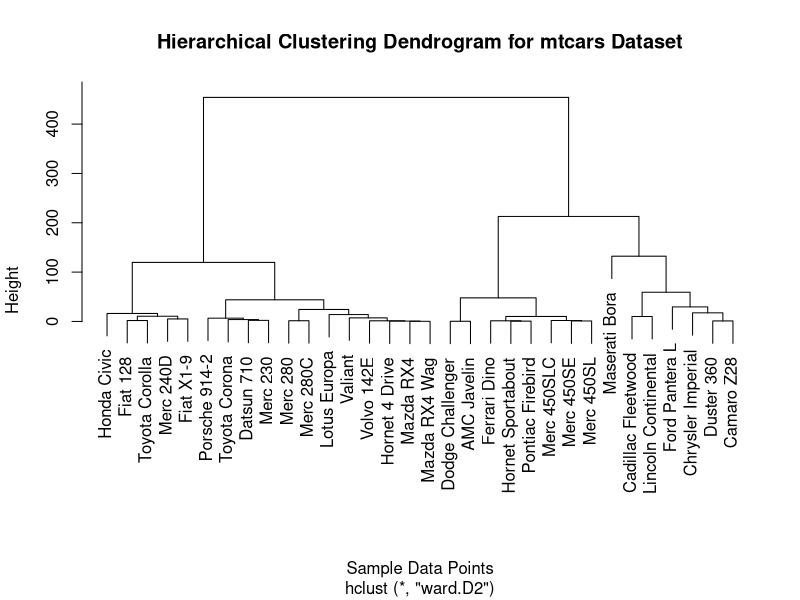

The R script that drew this image:
library(cluster)
library(datasets)
data("mtcars")


# Select features for clustering
features <- c("mpg", "wt", "hp")  # Adjust features as needed
data_subset <- mtcars[, features]

# Calculate distance matrix
dist_matrix <- dist(data_subset)

# Perform hierarchical clustering with Ward linkage
hc_model <- hclust(dist_matrix, method = "ward.D2")

# Plot the dendrogram
plot(hc_model, main = "Hierarchical Clustering Dendrogram for mtcars Dataset", xlab = "Sample Data Points")

